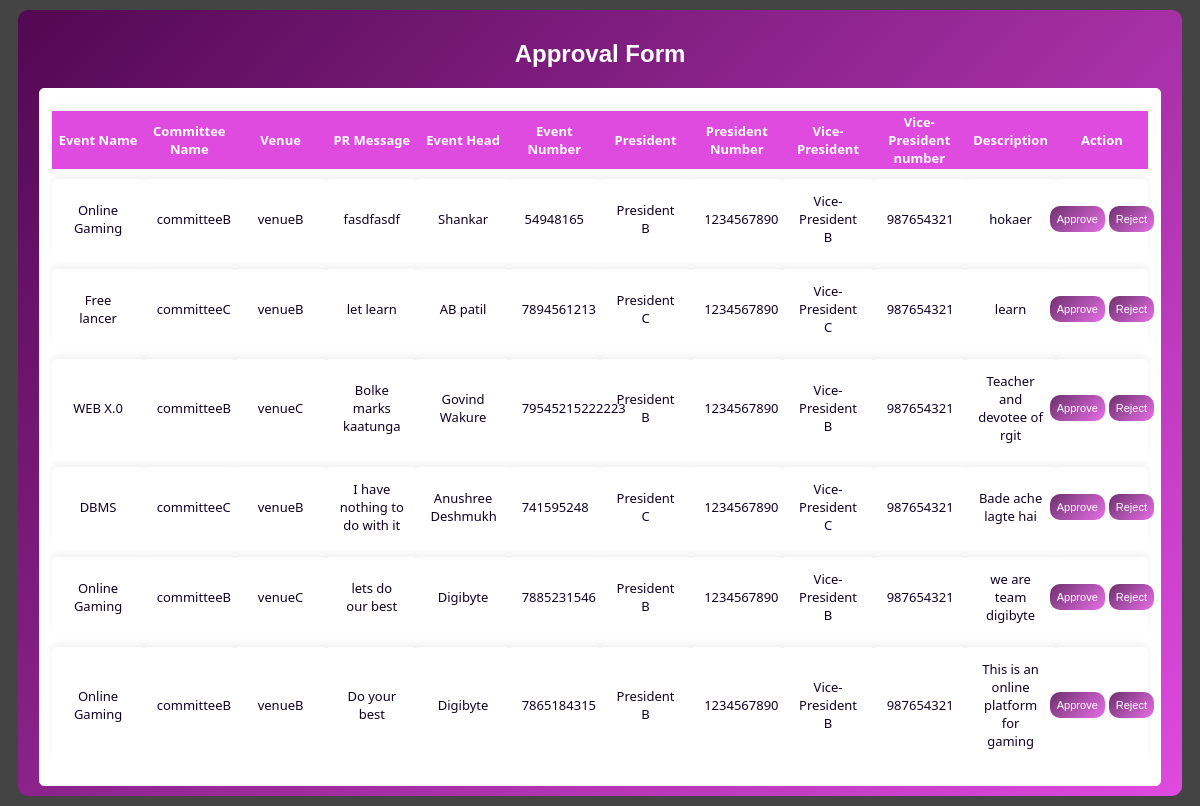
The app's page /incharge_dashboard with its own data.
### app.py (models this page shows)
class Admin(db.Model):
    sno = db.Column(db.Integer, primary_key=True)
    event_name = db.Column(db.String, nullable=False)
    c_name = db.Column(db.String, nullable=False)
    v_name = db.Column(db.String, nullable=False)
    datetime = db.Column(db.DateTime, default=datetime.utcnow)
    desc = db.Column(db.String, nullable=False)
    pr_message = db.Column(db.String, nullable=False)
    event_head = db.Column(db.String, nullable=False)
    event_number = db.Column(db.Integer, nullable=False)
    president = db.Column(db.String, nullable=False)
    president_num = db.Column(db.Integer, nullable=False)
    vc_president = db.Column(db.String, nullable=False)
    vc_president_num = db.Column(db.Integer, nullable=False)

### app.py (the view)
@app.route("/incharge_dashboard",methods=[ "GET","POST"])
def incharge_dashboard():
    organizer = Admin.query.all()
    return render_template("incharge_dashboard.html", organizer=organizer)

### templates/incharge_dashboard.html (shortened to what this page needs)
<!DOCTYPE html>
<html lang="en">
<head>
    <link
      rel="stylesheet"
      href="{{ url_for('static', filename='../static/dstyle.css') }}"
    />
</head>
<body>
    <div class="my-container">
        <h2>Approval Form</h2>
        <table class="table">
            <thead>
                <tr>
                    <th scope="col">Event Name</th>
                    <th scope="col">Committee Name</th>
                    <th scope="col">Venue</th>
                    <th scope="col">PR Message</th>
                    <th scope="col">Event Head</th>
                    <th scope="col">Event Number</th>
                    <th scope="col">President</th>
                    <th scope="col">President Number</th>
                    <th scope="col">Vice-President</th>
                    <th scope="col">Vice-President number</th>
                    <th scope="col">Description</th>
                    <th scope="col">Action</th>
                </tr>
            </thead>
            <tbody>
                {% for adlib in organizer %}
                <tr>
                    <td>{{adlib.event_name}}</td>
                    <td>{{adlib.c_name}}</td>
                    <td>{{adlib.v_name}}</td>
                    <td>{{adlib.pr_message}}</td>
                    <td>{{adlib.event_head}}</td>
                    <td>{{adlib.event_number}}</td>
                    <td>{{adlib.president}}</td>
                    <td>{{adlib.president_num}}</td>
                    <td>{{adlib.vc_president}}</td>
                    <td>{{adlib.vc_president_num}}</td>
                    <td>{{adlib.desc}}</td>
                    <td>
                        <div class="buttons">
                        <form action="{{url_for('approve')}}" method="POST">
                            <button class="approve-button">Approve</button>
                        </form>
                        <form action="{{url_for('reject')}}" method="POST">
                            <button class="reject-button">Reject</button>
                        </div>
                    </td>
                </tr>
                {% endfor %}
            </tbody>
        </table>
    </div>
</body>
</html>

### static/dstyle.css (style rules this page uses)
body { background: #444; }
h2, h3 { text-align: center; color: white; font-family: Verdana, Geneva, Tahoma, sans-serif; }
table { width: 98%; margin: auto; text-align: center; table-layout: fixed; border-radius: 10px; }
.my-container { background: linear-gradient(-45deg, #df4adf, #520852); border-radius: 10px; margin: 10px; padding: 10px; height: 100%; }
table, td, tr { padding: 12px; color: rgb(15, 2, 37); background: white; border: 1px solid white; border-collapse: separate; border-spacing: 0 10px; border-radius: 5px; font-size: 13px; font-family: 'Segoe UI', Tahoma, Geneva, Verdana, sans-serif; }
tr:not(th) { box-shadow: 0 4px 6px rgba(0, 0, 0, 0.005), 0 -4px 6px rgba(0, 0, 0, 0.05); }
th { color: white; background: #df4adf; padding: 2px; }
.buttons { display: flex; justify-content: center; }
.approve-button, .reject-button { margin: 2px; font-size: 11px; border-radius: 10px; border: none; background: linear-gradient(-45deg, #df4adfcc, #520852d6); color: white; padding: 7px; transition: box-shadow 0.3s ease; }

### records on screen
Admin: event_name "Online Gaming", c_name "committeeB", v_name "venueB", pr_message "fasdfasdf", event_head "Shankar", event_number "54948165", president "President B", president_num "1234567890", vc_president "Vice-President B", vc_president_num "987654321", desc "hokaer"
Admin: event_name "Free lancer", c_name "committeeC", v_name "venueB", pr_message "let learn", event_head "AB patil", event_number "7894561213", president "President C", president_num "1234567890", vc_president "Vice-President C", vc_president_num "987654321", desc "learn"
Admin: event_name "WEB X.0", c_name "committeeB", v_name "venueC", pr_message "Bolke marks kaatunga", event_head "Govind Wakure", event_number "79545215222223", president "President B", president_num "1234567890", vc_president "Vice-President B", vc_president_num "987654321", desc "Teacher and devotee of rgit"
Admin: event_name "DBMS", c_name "committeeC", v_name "venueB", pr_message "I have nothing to do with it", event_head "Anushree Deshmukh", event_number "741595248", president "President C", president_num "1234567890", vc_president "Vice-President C", vc_president_num "987654321", desc "Bade ache lagte hai"
Admin: event_name "Online Gaming", c_name "committeeB", v_name "venueC", pr_message "lets do our best", event_head "Digibyte", event_number "7885231546", president "President B", president_num "1234567890", vc_president "Vice-President B", vc_president_num "987654321", desc "we are team digibyte"
Admin: event_name "Online Gaming", c_name "committeeB", v_name "venueB", pr_message "Do your best", event_head "Digibyte", event_number "7865184315", president "President B", president_num "1234567890", vc_president "Vice-President B", vc_president_num "987654321", desc "This is an online platform for gaming"
